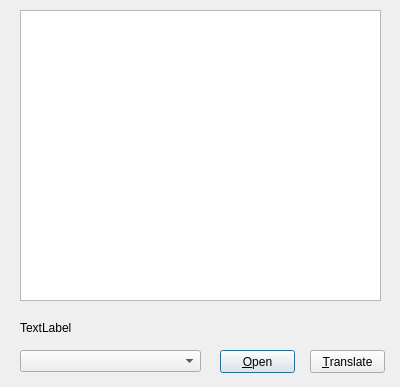
<?xml version="1.0" encoding="UTF-8"?>
<ui version="4.0">
 <class>Dialog</class>
 <widget class="QDialog" name="Dialog">
  <property name="geometry">
   <rect>
    <x>0</x>
    <y>0</y>
    <width>400</width>
    <height>387</height>
   </rect>
  </property>
  <property name="windowTitle">
   <string>Translator</string>
  </property>
  <widget class="QTextBrowser" name="tb_preview">
   <property name="geometry">
    <rect>
     <x>20</x>
     <y>10</y>
     <width>361</width>
     <height>291</height>
    </rect>
   </property>
  </widget>
  <widget class="QComboBox" name="cb_fromLang">
   <property name="geometry">
    <rect>
     <x>20</x>
     <y>350</y>
     <width>181</width>
     <height>22</height>
    </rect>
   </property>
  </widget>
  <widget class="QPushButton" name="pb_open">
   <property name="geometry">
    <rect>
     <x>220</x>
     <y>350</y>
     <width>75</width>
     <height>23</height>
    </rect>
   </property>
   <property name="text">
    <string>&amp;Open</string>
   </property>
  </widget>
  <widget class="QPushButton" name="pb_translate">
   <property name="geometry">
    <rect>
     <x>310</x>
     <y>350</y>
     <width>75</width>
     <height>23</height>
    </rect>
   </property>
   <property name="text">
    <string>&amp;Translate</string>
   </property>
  </widget>
  <widget class="QLabel" name="label">
   <property name="geometry">
    <rect>
     <x>20</x>
     <y>320</y>
     <width>351</width>
     <height>16</height>
    </rect>
   </property>
   <property name="text">
    <string>TextLabel</string>
   </property>
  </widget>
 </widget>
 <resources/>
 <connections/>
</ui>
